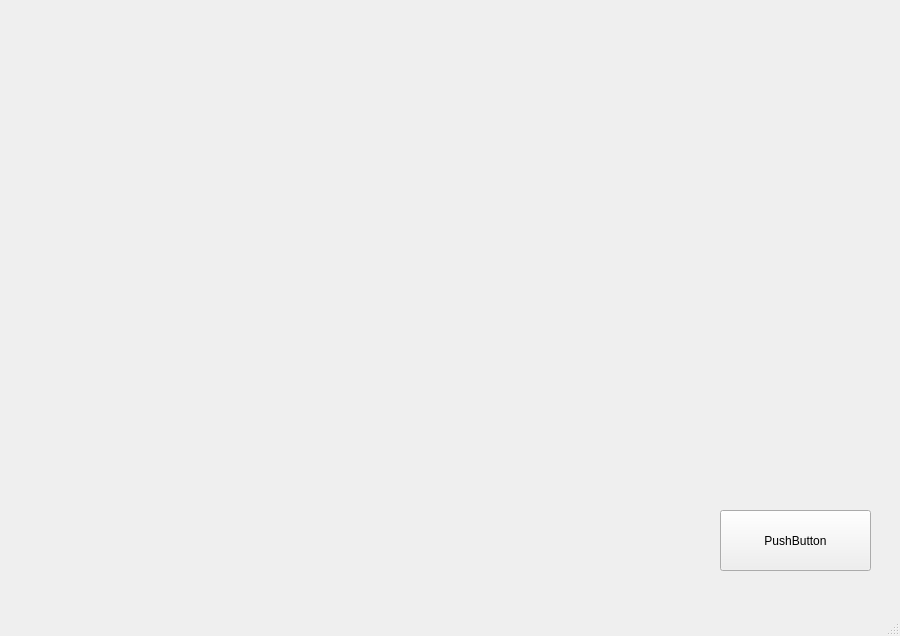
<?xml version="1.0" encoding="UTF-8"?>
<ui version="4.0">
 <class>MainWindow</class>
 <widget class="QMainWindow" name="MainWindow">
  <property name="geometry">
   <rect>
    <x>0</x>
    <y>0</y>
    <width>900</width>
    <height>636</height>
   </rect>
  </property>
  <property name="windowTitle">
   <string>MainWindow</string>
  </property>
  <widget class="QWidget" name="centralwidget">
   <widget class="QStackedWidget" name="stackedWidget">
    <property name="geometry">
     <rect>
      <x>30</x>
      <y>10</y>
      <width>871</width>
      <height>561</height>
     </rect>
    </property>
    <property name="currentIndex">
     <number>3</number>
    </property>
    <widget class="QWidget" name="TODLOGO">
     <widget class="QLabel" name="bg_tod">
      <property name="geometry">
       <rect>
        <x>-30</x>
        <y>0</y>
        <width>871</width>
        <height>561</height>
       </rect>
      </property>
      <property name="styleSheet">
       <string notr="true">background-image: url(:/bg1/1.gif);</string>
      </property>
      <property name="text">
       <string/>
      </property>
      <property name="pixmap">
       <pixmap>1.gif</pixmap>
      </property>
      <property name="scaledContents">
       <bool>true</bool>
      </property>
     </widget>
    </widget>
    <widget class="QWidget" name="Welcome">
     <widget class="QLabel" name="bg_welcome">
      <property name="geometry">
       <rect>
        <x>-30</x>
        <y>-10</y>
        <width>871</width>
        <height>581</height>
       </rect>
      </property>
      <property name="styleSheet">
       <string notr="true">background-image: url(:/newPrefix/02.jpg);</string>
      </property>
      <property name="text">
       <string/>
      </property>
      <property name="pixmap">
       <pixmap>02.jpg</pixmap>
      </property>
      <property name="scaledContents">
       <bool>true</bool>
      </property>
     </widget>
     <widget class="QPushButton" name="push_Button01">
      <property name="geometry">
       <rect>
        <x>690</x>
        <y>380</y>
        <width>151</width>
        <height>61</height>
       </rect>
      </property>
      <property name="text">
       <string>Next</string>
      </property>
     </widget>
    </widget>
    <widget class="QWidget" name="usertype">
     <widget class="QLabel" name="bg_visitor">
      <property name="geometry">
       <rect>
        <x>-10</x>
        <y>0</y>
        <width>851</width>
        <height>571</height>
       </rect>
      </property>
      <property name="styleSheet">
       <string notr="true">background-image: url(:/bg2/00.jpg);</string>
      </property>
      <property name="text">
       <string/>
      </property>
      <property name="pixmap">
       <pixmap>00.jpg</pixmap>
      </property>
      <property name="scaledContents">
       <bool>true</bool>
      </property>
     </widget>
     <widget class="QPushButton" name="push_Button01_2">
      <property name="geometry">
       <rect>
        <x>690</x>
        <y>380</y>
        <width>151</width>
        <height>61</height>
       </rect>
      </property>
      <property name="text">
       <string>PushButton</string>
      </property>
     </widget>
    </widget>
    <widget class="QWidget" name="identype">
     <widget class="QLabel" name="bg_iden">
      <property name="geometry">
       <rect>
        <x>0</x>
        <y>0</y>
        <width>841</width>
        <height>571</height>
       </rect>
      </property>
      <property name="styleSheet">
       <string notr="true">background-image: url(:/scan/03.gif);</string>
      </property>
      <property name="text">
       <string/>
      </property>
      <property name="pixmap">
       <pixmap>03.gif</pixmap>
      </property>
      <property name="scaledContents">
       <bool>true</bool>
      </property>
     </widget>
     <widget class="QPushButton" name="push_Button01_3">
      <property name="geometry">
       <rect>
        <x>690</x>
        <y>500</y>
        <width>151</width>
        <height>61</height>
       </rect>
      </property>
      <property name="text">
       <string>PushButton</string>
      </property>
     </widget>
    </widget>
    <widget class="QWidget" name="fingerprint">
     <widget class="QLabel" name="bg">
      <property name="geometry">
       <rect>
        <x>0</x>
        <y>0</y>
        <width>841</width>
        <height>571</height>
       </rect>
      </property>
      <property name="styleSheet">
       <string notr="true">background-image: url(:/bg1/1.gif);</string>
      </property>
      <property name="text">
       <string/>
      </property>
      <property name="pixmap">
       <pixmap resource="bg1.qrc">:/bg1/1.gif</pixmap>
      </property>
      <property name="scaledContents">
       <bool>true</bool>
      </property>
     </widget>
     <widget class="QLabel" name="icon_fingerprint">
      <property name="geometry">
       <rect>
        <x>320</x>
        <y>210</y>
        <width>201</width>
        <height>211</height>
       </rect>
      </property>
      <property name="styleSheet">
       <string notr="true">background-image: url(:/fingerprint/fingerprint-scanning-line-icon-vector-19563770.jpg);
background-color: rgb(255, 255, 255);</string>
      </property>
      <property name="text">
       <string/>
      </property>
      <property name="pixmap">
       <pixmap resource="bg1.qrc">:/fingerprint/fingerprint-scanning-line-icon-vector-19563770.jpg</pixmap>
      </property>
      <property name="scaledContents">
       <bool>true</bool>
      </property>
     </widget>
     <widget class="QPushButton" name="push_Button01_4">
      <property name="geometry">
       <rect>
        <x>690</x>
        <y>500</y>
        <width>151</width>
        <height>61</height>
       </rect>
      </property>
      <property name="text">
       <string>PushButton</string>
      </property>
     </widget>
    </widget>
    <widget class="QWidget" name="User_info">
     <widget class="QTextBrowser" name="Emp_section">
      <property name="geometry">
       <rect>
        <x>-20</x>
        <y>300</y>
        <width>821</width>
        <height>211</height>
       </rect>
      </property>
      <property name="styleSheet">
       <string notr="true">
background-color: rgb(29, 80, 109);</string>
      </property>
      <property name="html">
       <string>&lt;!DOCTYPE HTML PUBLIC &quot;-//W3C//DTD HTML 4.0//EN&quot; &quot;http://www.w3.org/TR/REC-html40/strict.dtd&quot;&gt;
&lt;html&gt;&lt;head&gt;&lt;meta name=&quot;qrichtext&quot; content=&quot;1&quot; /&gt;&lt;style type=&quot;text/css&quot;&gt;
p, li { white-space: pre-wrap; }
&lt;/style&gt;&lt;/head&gt;&lt;body style=&quot; font-family:'MS Shell Dlg 2'; font-size:8.25pt; font-weight:400; font-style:normal;&quot;&gt;
&lt;p style=&quot;-qt-paragraph-type:empty; margin-top:0px; margin-bottom:0px; margin-left:0px; margin-right:0px; -qt-block-indent:0; text-indent:0px;&quot;&gt;&lt;br /&gt;&lt;/p&gt;&lt;/body&gt;&lt;/html&gt;</string>
      </property>
     </widget>
     <widget class="QRadioButton" name="radio_out">
      <property name="geometry">
       <rect>
        <x>80</x>
        <y>200</y>
        <width>81</width>
        <height>51</height>
       </rect>
      </property>
      <property name="acceptDrops">
       <bool>false</bool>
      </property>
      <property name="styleSheet">
       <string notr="true">background-color: rgb(29, 80, 109);
font: 26pt &quot;MS Shell Dlg 2&quot;;</string>
      </property>
      <property name="text">
       <string>Out</string>
      </property>
      <property name="checked">
       <bool>false</bool>
      </property>
     </widget>
     <widget class="QTextBrowser" name="device_section">
      <property name="geometry">
       <rect>
        <x>0</x>
        <y>80</y>
        <width>821</width>
        <height>91</height>
       </rect>
      </property>
      <property name="styleSheet">
       <string notr="true">
background-color: rgb(29, 80, 109);</string>
      </property>
      <property name="html">
       <string>&lt;!DOCTYPE HTML PUBLIC &quot;-//W3C//DTD HTML 4.0//EN&quot; &quot;http://www.w3.org/TR/REC-html40/strict.dtd&quot;&gt;
&lt;html&gt;&lt;head&gt;&lt;meta name=&quot;qrichtext&quot; content=&quot;1&quot; /&gt;&lt;style type=&quot;text/css&quot;&gt;
p, li { white-space: pre-wrap; }
&lt;/style&gt;&lt;/head&gt;&lt;body style=&quot; font-family:'MS Shell Dlg 2'; font-size:8.25pt; font-weight:400; font-style:normal;&quot;&gt;
&lt;p style=&quot;-qt-paragraph-type:empty; margin-top:0px; margin-bottom:0px; margin-left:0px; margin-right:0px; -qt-block-indent:0; text-indent:0px;&quot;&gt;&lt;br /&gt;&lt;/p&gt;
&lt;p style=&quot; margin-top:0px; margin-bottom:0px; margin-left:0px; margin-right:0px; -qt-block-indent:0; text-indent:0px;&quot;&gt;&lt;span style=&quot; font-size:22pt; color:#ffffff;&quot;&gt;Device Type&lt;/span&gt;&lt;/p&gt;&lt;/body&gt;&lt;/html&gt;</string>
      </property>
     </widget>
     <widget class="QLabel" name="Emp_name">
      <property name="geometry">
       <rect>
        <x>460</x>
        <y>90</y>
        <width>241</width>
        <height>61</height>
       </rect>
      </property>
      <property name="styleSheet">
       <string notr="true">font: 28pt &quot;MS Shell Dlg 2&quot;;
</string>
      </property>
      <property name="text">
       <string>Emp_Name</string>
      </property>
      <property name="scaledContents">
       <bool>false</bool>
      </property>
      <property name="alignment">
       <set>Qt::AlignLeading|Qt::AlignLeft|Qt::AlignVCenter</set>
      </property>
      <property name="indent">
       <number>0</number>
      </property>
     </widget>
     <widget class="QTextBrowser" name="DateandTime">
      <property name="geometry">
       <rect>
        <x>0</x>
        <y>10</y>
        <width>821</width>
        <height>61</height>
       </rect>
      </property>
      <property name="styleSheet">
       <string notr="true">
background-color: rgb(29, 80, 109);</string>
      </property>
      <property name="html">
       <string>&lt;!DOCTYPE HTML PUBLIC &quot;-//W3C//DTD HTML 4.0//EN&quot; &quot;http://www.w3.org/TR/REC-html40/strict.dtd&quot;&gt;
&lt;html&gt;&lt;head&gt;&lt;meta name=&quot;qrichtext&quot; content=&quot;1&quot; /&gt;&lt;style type=&quot;text/css&quot;&gt;
p, li { white-space: pre-wrap; }
&lt;/style&gt;&lt;/head&gt;&lt;body style=&quot; font-family:'MS Shell Dlg 2'; font-size:8.25pt; font-weight:400; font-style:normal;&quot;&gt;
&lt;p style=&quot; margin-top:0px; margin-bottom:0px; margin-left:0px; margin-right:0px; -qt-block-indent:0; text-indent:0px;&quot;&gt;&lt;span style=&quot; font-size:26pt; color:#ffffff;&quot;&gt;01/15/2020      08:40&lt;/span&gt;&lt;/p&gt;&lt;/body&gt;&lt;/html&gt;</string>
      </property>
     </widget>
     <widget class="QRadioButton" name="radio_in">
      <property name="geometry">
       <rect>
        <x>0</x>
        <y>200</y>
        <width>81</width>
        <height>51</height>
       </rect>
      </property>
      <property name="acceptDrops">
       <bool>false</bool>
      </property>
      <property name="styleSheet">
       <string notr="true">background-color: rgb(29, 80, 109);
font: 26pt &quot;MS Shell Dlg 2&quot;;</string>
      </property>
      <property name="text">
       <string>In</string>
      </property>
      <property name="checked">
       <bool>false</bool>
      </property>
     </widget>
     <widget class="QTextBrowser" name="Dept">
      <property name="geometry">
       <rect>
        <x>400</x>
        <y>180</y>
        <width>331</width>
        <height>81</height>
       </rect>
      </property>
      <property name="styleSheet">
       <string notr="true">background-color: rgb(0, 0, 0);</string>
      </property>
      <property name="html">
       <string>&lt;!DOCTYPE HTML PUBLIC &quot;-//W3C//DTD HTML 4.0//EN&quot; &quot;http://www.w3.org/TR/REC-html40/strict.dtd&quot;&gt;
&lt;html&gt;&lt;head&gt;&lt;meta name=&quot;qrichtext&quot; content=&quot;1&quot; /&gt;&lt;style type=&quot;text/css&quot;&gt;
p, li { white-space: pre-wrap; }
&lt;/style&gt;&lt;/head&gt;&lt;body style=&quot; font-family:'MS Shell Dlg 2'; font-size:8.25pt; font-weight:400; font-style:normal;&quot;&gt;
&lt;p style=&quot; margin-top:0px; margin-bottom:0px; margin-left:0px; margin-right:0px; -qt-block-indent:0; text-indent:0px;&quot;&gt;&lt;span style=&quot; font-size:22pt; color:#ffffff;&quot;&gt;Dept  : Accounting &lt;/span&gt;&lt;/p&gt;&lt;/body&gt;&lt;/html&gt;</string>
      </property>
     </widget>
     <widget class="QLabel" name="Emp_pic">
      <property name="geometry">
       <rect>
        <x>10</x>
        <y>340</y>
        <width>171</width>
        <height>161</height>
       </rect>
      </property>
      <property name="styleSheet">
       <string notr="true">image: url(:/image/users-vector-icon-png_260862.jpg);</string>
      </property>
      <property name="text">
       <string/>
      </property>
     </widget>
     <widget class="QLabel" name="Emp_message">
      <property name="geometry">
       <rect>
        <x>230</x>
        <y>420</y>
        <width>321</width>
        <height>71</height>
       </rect>
      </property>
      <property name="styleSheet">
       <string notr="true">font: 28pt &quot;MS Shell Dlg 2&quot;;
</string>
      </property>
      <property name="text">
       <string>Emp_Message</string>
      </property>
      <property name="scaledContents">
       <bool>false</bool>
      </property>
      <property name="alignment">
       <set>Qt::AlignLeading|Qt::AlignLeft|Qt::AlignVCenter</set>
      </property>
      <property name="indent">
       <number>0</number>
      </property>
     </widget>
     <widget class="QLabel" name="bg_2">
      <property name="geometry">
       <rect>
        <x>0</x>
        <y>0</y>
        <width>841</width>
        <height>561</height>
       </rect>
      </property>
      <property name="styleSheet">
       <string notr="true">background-color: rgb(66, 164, 255);</string>
      </property>
      <property name="text">
       <string/>
      </property>
      <property name="pixmap">
       <pixmap resource="bg1.qrc">:/bg1/1.gif</pixmap>
      </property>
      <property name="scaledContents">
       <bool>true</bool>
      </property>
     </widget>
     <widget class="QLabel" name="device_type">
      <property name="geometry">
       <rect>
        <x>190</x>
        <y>100</y>
        <width>161</width>
        <height>41</height>
       </rect>
      </property>
      <property name="whatsThis">
       <string>&lt;html&gt;&lt;head/&gt;&lt;body&gt;&lt;p&gt;&lt;span style=&quot; font-size:22pt;&quot;&gt;Device_type&lt;/span&gt;&lt;/p&gt;&lt;/body&gt;&lt;/html&gt;</string>
      </property>
      <property name="styleSheet">
       <string notr="true">font: 22pt &quot;MS Shell Dlg 2&quot;;</string>
      </property>
      <property name="text">
       <string>Device_type</string>
      </property>
     </widget>
     <widget class="QPushButton" name="push_Button01_5">
      <property name="geometry">
       <rect>
        <x>690</x>
        <y>500</y>
        <width>151</width>
        <height>61</height>
       </rect>
      </property>
      <property name="text">
       <string>PushButton</string>
      </property>
     </widget>
     <zorder>bg_2</zorder>
     <zorder>Emp_section</zorder>
     <zorder>radio_out</zorder>
     <zorder>device_section</zorder>
     <zorder>Emp_name</zorder>
     <zorder>DateandTime</zorder>
     <zorder>radio_in</zorder>
     <zorder>Dept</zorder>
     <zorder>Emp_pic</zorder>
     <zorder>Emp_message</zorder>
     <zorder>device_type</zorder>
     <zorder>push_Button01_5</zorder>
    </widget>
    <widget class="QWidget" name="blow">
     <widget class="QLabel" name="bg_blow">
      <property name="geometry">
       <rect>
        <x>0</x>
        <y>0</y>
        <width>841</width>
        <height>561</height>
       </rect>
      </property>
      <property name="styleSheet">
       <string notr="true">
background-image: url(:/blow/05.gif);</string>
      </property>
      <property name="text">
       <string/>
      </property>
      <property name="pixmap">
       <pixmap resource="bg1.qrc">:/blow/05.gif</pixmap>
      </property>
      <property name="scaledContents">
       <bool>true</bool>
      </property>
     </widget>
     <widget class="QPushButton" name="push_Button01_6">
      <property name="geometry">
       <rect>
        <x>690</x>
        <y>500</y>
        <width>151</width>
        <height>61</height>
       </rect>
      </property>
      <property name="text">
       <string>PushButton</string>
      </property>
     </widget>
    </widget>
    <widget class="QWidget" name="User_result">
     <widget class="QLabel" name="label_5">
      <property name="geometry">
       <rect>
        <x>0</x>
        <y>0</y>
        <width>841</width>
        <height>561</height>
       </rect>
      </property>
      <property name="styleSheet">
       <string notr="true">background-color: rgb(66, 164, 255);</string>
      </property>
      <property name="text">
       <string/>
      </property>
      <property name="pixmap">
       <pixmap resource="bg1.qrc">:/bg1/1.gif</pixmap>
      </property>
      <property name="scaledContents">
       <bool>true</bool>
      </property>
     </widget>
     <widget class="QTextBrowser" name="Dateandtime">
      <property name="geometry">
       <rect>
        <x>10</x>
        <y>10</y>
        <width>821</width>
        <height>61</height>
       </rect>
      </property>
      <property name="styleSheet">
       <string notr="true">
background-color: rgb(29, 80, 109);</string>
      </property>
      <property name="html">
       <string>&lt;!DOCTYPE HTML PUBLIC &quot;-//W3C//DTD HTML 4.0//EN&quot; &quot;http://www.w3.org/TR/REC-html40/strict.dtd&quot;&gt;
&lt;html&gt;&lt;head&gt;&lt;meta name=&quot;qrichtext&quot; content=&quot;1&quot; /&gt;&lt;style type=&quot;text/css&quot;&gt;
p, li { white-space: pre-wrap; }
&lt;/style&gt;&lt;/head&gt;&lt;body style=&quot; font-family:'MS Shell Dlg 2'; font-size:8.25pt; font-weight:400; font-style:normal;&quot;&gt;
&lt;p style=&quot; margin-top:0px; margin-bottom:0px; margin-left:0px; margin-right:0px; -qt-block-indent:0; text-indent:0px;&quot;&gt;&lt;span style=&quot; font-size:26pt; color:#ffffff;&quot;&gt;01/15/2020      08:40&lt;/span&gt;&lt;/p&gt;&lt;/body&gt;&lt;/html&gt;</string>
      </property>
     </widget>
     <widget class="QTextBrowser" name="device_section_2">
      <property name="geometry">
       <rect>
        <x>10</x>
        <y>80</y>
        <width>821</width>
        <height>91</height>
       </rect>
      </property>
      <property name="styleSheet">
       <string notr="true">
background-color: rgb(29, 80, 109);</string>
      </property>
      <property name="html">
       <string>&lt;!DOCTYPE HTML PUBLIC &quot;-//W3C//DTD HTML 4.0//EN&quot; &quot;http://www.w3.org/TR/REC-html40/strict.dtd&quot;&gt;
&lt;html&gt;&lt;head&gt;&lt;meta name=&quot;qrichtext&quot; content=&quot;1&quot; /&gt;&lt;style type=&quot;text/css&quot;&gt;
p, li { white-space: pre-wrap; }
&lt;/style&gt;&lt;/head&gt;&lt;body style=&quot; font-family:'MS Shell Dlg 2'; font-size:8.25pt; font-weight:400; font-style:normal;&quot;&gt;
&lt;p style=&quot;-qt-paragraph-type:empty; margin-top:0px; margin-bottom:0px; margin-left:0px; margin-right:0px; -qt-block-indent:0; text-indent:0px;&quot;&gt;&lt;br /&gt;&lt;/p&gt;
&lt;p style=&quot; margin-top:0px; margin-bottom:0px; margin-left:0px; margin-right:0px; -qt-block-indent:0; text-indent:0px;&quot;&gt;&lt;span style=&quot; font-size:22pt; color:#ffffff;&quot;&gt;Device Type&lt;/span&gt;&lt;/p&gt;&lt;/body&gt;&lt;/html&gt;</string>
      </property>
     </widget>
     <widget class="QTextBrowser" name="textBrowser_3">
      <property name="geometry">
       <rect>
        <x>-10</x>
        <y>300</y>
        <width>821</width>
        <height>211</height>
       </rect>
      </property>
      <property name="styleSheet">
       <string notr="true">
background-color: rgb(29, 80, 109);</string>
      </property>
      <property name="html">
       <string>&lt;!DOCTYPE HTML PUBLIC &quot;-//W3C//DTD HTML 4.0//EN&quot; &quot;http://www.w3.org/TR/REC-html40/strict.dtd&quot;&gt;
&lt;html&gt;&lt;head&gt;&lt;meta name=&quot;qrichtext&quot; content=&quot;1&quot; /&gt;&lt;style type=&quot;text/css&quot;&gt;
p, li { white-space: pre-wrap; }
&lt;/style&gt;&lt;/head&gt;&lt;body style=&quot; font-family:'MS Shell Dlg 2'; font-size:8.25pt; font-weight:400; font-style:normal;&quot;&gt;
&lt;p style=&quot;-qt-paragraph-type:empty; margin-top:0px; margin-bottom:0px; margin-left:0px; margin-right:0px; -qt-block-indent:0; text-indent:0px;&quot;&gt;&lt;br /&gt;&lt;/p&gt;&lt;/body&gt;&lt;/html&gt;</string>
      </property>
     </widget>
     <widget class="QTextBrowser" name="Dept_2">
      <property name="geometry">
       <rect>
        <x>410</x>
        <y>180</y>
        <width>331</width>
        <height>81</height>
       </rect>
      </property>
      <property name="styleSheet">
       <string notr="true">background-color: rgb(0, 0, 0);</string>
      </property>
      <property name="html">
       <string>&lt;!DOCTYPE HTML PUBLIC &quot;-//W3C//DTD HTML 4.0//EN&quot; &quot;http://www.w3.org/TR/REC-html40/strict.dtd&quot;&gt;
&lt;html&gt;&lt;head&gt;&lt;meta name=&quot;qrichtext&quot; content=&quot;1&quot; /&gt;&lt;style type=&quot;text/css&quot;&gt;
p, li { white-space: pre-wrap; }
&lt;/style&gt;&lt;/head&gt;&lt;body style=&quot; font-family:'MS Shell Dlg 2'; font-size:8.25pt; font-weight:400; font-style:normal;&quot;&gt;
&lt;p style=&quot; margin-top:0px; margin-bottom:0px; margin-left:0px; margin-right:0px; -qt-block-indent:0; text-indent:0px;&quot;&gt;&lt;span style=&quot; font-size:22pt; color:#ffffff;&quot;&gt;Dept  : Accounting &lt;/span&gt;&lt;/p&gt;&lt;/body&gt;&lt;/html&gt;</string>
      </property>
     </widget>
     <widget class="QLabel" name="Emp_pic_2">
      <property name="geometry">
       <rect>
        <x>20</x>
        <y>340</y>
        <width>171</width>
        <height>161</height>
       </rect>
      </property>
      <property name="styleSheet">
       <string notr="true">image: url(:/image/users-vector-icon-png_260862.jpg);</string>
      </property>
      <property name="text">
       <string/>
      </property>
     </widget>
     <widget class="QLabel" name="Emp_name_2">
      <property name="geometry">
       <rect>
        <x>450</x>
        <y>90</y>
        <width>241</width>
        <height>61</height>
       </rect>
      </property>
      <property name="styleSheet">
       <string notr="true">font: 28pt &quot;MS Shell Dlg 2&quot;;
</string>
      </property>
      <property name="text">
       <string>Emp_Name</string>
      </property>
      <property name="scaledContents">
       <bool>false</bool>
      </property>
      <property name="alignment">
       <set>Qt::AlignLeading|Qt::AlignLeft|Qt::AlignVCenter</set>
      </property>
      <property name="indent">
       <number>0</number>
      </property>
     </widget>
     <widget class="QLabel" name="device_type_2">
      <property name="geometry">
       <rect>
        <x>200</x>
        <y>103</y>
        <width>161</width>
        <height>41</height>
       </rect>
      </property>
      <property name="whatsThis">
       <string>&lt;html&gt;&lt;head/&gt;&lt;body&gt;&lt;p&gt;&lt;span style=&quot; font-size:22pt;&quot;&gt;Device_type&lt;/span&gt;&lt;/p&gt;&lt;/body&gt;&lt;/html&gt;</string>
      </property>
      <property name="styleSheet">
       <string notr="true">font: 22pt &quot;MS Shell Dlg 2&quot;;</string>
      </property>
      <property name="text">
       <string>Device_type</string>
      </property>
     </widget>
     <widget class="QLabel" name="result_Alch">
      <property name="geometry">
       <rect>
        <x>220</x>
        <y>320</y>
        <width>141</width>
        <height>71</height>
       </rect>
      </property>
      <property name="styleSheet">
       <string notr="true">background-color: rgb(85, 255, 0);</string>
      </property>
      <property name="text">
       <string/>
      </property>
     </widget>
     <widget class="QLabel" name="result_temp">
      <property name="geometry">
       <rect>
        <x>390</x>
        <y>320</y>
        <width>161</width>
        <height>71</height>
       </rect>
      </property>
      <property name="styleSheet">
       <string notr="true">background-color: rgb(170, 170, 170);</string>
      </property>
      <property name="text">
       <string/>
      </property>
     </widget>
     <widget class="QLabel" name="Emp_message_2">
      <property name="geometry">
       <rect>
        <x>220</x>
        <y>420</y>
        <width>321</width>
        <height>71</height>
       </rect>
      </property>
      <property name="styleSheet">
       <string notr="true">font: 28pt &quot;MS Shell Dlg 2&quot;;
</string>
      </property>
      <property name="text">
       <string>Emp_Message</string>
      </property>
      <property name="scaledContents">
       <bool>false</bool>
      </property>
      <property name="alignment">
       <set>Qt::AlignLeading|Qt::AlignLeft|Qt::AlignVCenter</set>
      </property>
      <property name="indent">
       <number>0</number>
      </property>
     </widget>
     <widget class="QRadioButton" name="radio_in_2">
      <property name="geometry">
       <rect>
        <x>10</x>
        <y>200</y>
        <width>81</width>
        <height>51</height>
       </rect>
      </property>
      <property name="acceptDrops">
       <bool>false</bool>
      </property>
      <property name="styleSheet">
       <string notr="true">background-color: rgb(29, 80, 109);
font: 26pt &quot;MS Shell Dlg 2&quot;;</string>
      </property>
      <property name="text">
       <string>In</string>
      </property>
      <property name="checked">
       <bool>false</bool>
      </property>
     </widget>
     <widget class="QRadioButton" name="radio_out_2">
      <property name="geometry">
       <rect>
        <x>90</x>
        <y>200</y>
        <width>81</width>
        <height>51</height>
       </rect>
      </property>
      <property name="acceptDrops">
       <bool>false</bool>
      </property>
      <property name="styleSheet">
       <string notr="true">background-color: rgb(29, 80, 109);
font: 26pt &quot;MS Shell Dlg 2&quot;;</string>
      </property>
      <property name="text">
       <string>Out</string>
      </property>
      <property name="checked">
       <bool>false</bool>
      </property>
     </widget>
     <widget class="QPushButton" name="push_Button01_7">
      <property name="geometry">
       <rect>
        <x>690</x>
        <y>500</y>
        <width>151</width>
        <height>61</height>
       </rect>
      </property>
      <property name="text">
       <string>PushButton</string>
      </property>
     </widget>
    </widget>
    <widget class="QWidget" name="clean">
     <widget class="QLabel" name="bg_3">
      <property name="geometry">
       <rect>
        <x>0</x>
        <y>0</y>
        <width>841</width>
        <height>561</height>
       </rect>
      </property>
      <property name="styleSheet">
       <string notr="true">background-image: url(:/bg1/1.gif);</string>
      </property>
      <property name="text">
       <string/>
      </property>
      <property name="pixmap">
       <pixmap resource="bg1.qrc">:/bg1/1.gif</pixmap>
      </property>
      <property name="scaledContents">
       <bool>true</bool>
      </property>
     </widget>
     <widget class="QLabel" name="message">
      <property name="geometry">
       <rect>
        <x>90</x>
        <y>180</y>
        <width>731</width>
        <height>251</height>
       </rect>
      </property>
      <property name="whatsThis">
       <string>&lt;html&gt;&lt;head/&gt;&lt;body&gt;&lt;p&gt;&lt;span style=&quot; color:#ffffff;&quot;&gt;กรุณาล้างมือด้วย&lt;/span&gt;&lt;/p&gt;&lt;p&gt;&lt;span style=&quot; color:#ffffff;&quot;&gt;แอลกอฮอล์ด้านล่าง&lt;/span&gt;&lt;/p&gt;&lt;/body&gt;&lt;/html&gt;</string>
      </property>
      <property name="styleSheet">
       <string notr="true">color: rgb(255, 255, 255);
font: 36pt &quot;MS Shell Dlg 2&quot;;</string>
      </property>
      <property name="text">
       <string>กรุณาล้างมือด้วยแอลกอฮอลข้างล่าง</string>
      </property>
      <property name="scaledContents">
       <bool>false</bool>
      </property>
     </widget>
     <widget class="QPushButton" name="push_Button01_8">
      <property name="geometry">
       <rect>
        <x>690</x>
        <y>500</y>
        <width>151</width>
        <height>61</height>
       </rect>
      </property>
      <property name="text">
       <string>PushButton</string>
      </property>
     </widget>
    </widget>
    <widget class="QWidget" name="User_pass">
     <widget class="QLabel" name="bg_4">
      <property name="geometry">
       <rect>
        <x>0</x>
        <y>0</y>
        <width>841</width>
        <height>561</height>
       </rect>
      </property>
      <property name="styleSheet">
       <string notr="true">background-color: rgb(66, 164, 255);</string>
      </property>
      <property name="text">
       <string/>
      </property>
      <property name="pixmap">
       <pixmap resource="bg1.qrc">:/bg1/1.gif</pixmap>
      </property>
      <property name="scaledContents">
       <bool>true</bool>
      </property>
     </widget>
     <widget class="QTextBrowser" name="DateandTime_2">
      <property name="geometry">
       <rect>
        <x>10</x>
        <y>10</y>
        <width>821</width>
        <height>61</height>
       </rect>
      </property>
      <property name="styleSheet">
       <string notr="true">
background-color: rgb(29, 80, 109);</string>
      </property>
      <property name="html">
       <string>&lt;!DOCTYPE HTML PUBLIC &quot;-//W3C//DTD HTML 4.0//EN&quot; &quot;http://www.w3.org/TR/REC-html40/strict.dtd&quot;&gt;
&lt;html&gt;&lt;head&gt;&lt;meta name=&quot;qrichtext&quot; content=&quot;1&quot; /&gt;&lt;style type=&quot;text/css&quot;&gt;
p, li { white-space: pre-wrap; }
&lt;/style&gt;&lt;/head&gt;&lt;body style=&quot; font-family:'MS Shell Dlg 2'; font-size:8.25pt; font-weight:400; font-style:normal;&quot;&gt;
&lt;p style=&quot; margin-top:0px; margin-bottom:0px; margin-left:0px; margin-right:0px; -qt-block-indent:0; text-indent:0px;&quot;&gt;&lt;span style=&quot; font-size:26pt; color:#ffffff;&quot;&gt;01/15/2020      08:40&lt;/span&gt;&lt;/p&gt;&lt;/body&gt;&lt;/html&gt;</string>
      </property>
     </widget>
     <widget class="QTextBrowser" name="device_section_3">
      <property name="geometry">
       <rect>
        <x>10</x>
        <y>90</y>
        <width>821</width>
        <height>91</height>
       </rect>
      </property>
      <property name="styleSheet">
       <string notr="true">
background-color: rgb(29, 80, 109);</string>
      </property>
      <property name="html">
       <string>&lt;!DOCTYPE HTML PUBLIC &quot;-//W3C//DTD HTML 4.0//EN&quot; &quot;http://www.w3.org/TR/REC-html40/strict.dtd&quot;&gt;
&lt;html&gt;&lt;head&gt;&lt;meta name=&quot;qrichtext&quot; content=&quot;1&quot; /&gt;&lt;style type=&quot;text/css&quot;&gt;
p, li { white-space: pre-wrap; }
&lt;/style&gt;&lt;/head&gt;&lt;body style=&quot; font-family:'MS Shell Dlg 2'; font-size:8.25pt; font-weight:400; font-style:normal;&quot;&gt;
&lt;p style=&quot;-qt-paragraph-type:empty; margin-top:0px; margin-bottom:0px; margin-left:0px; margin-right:0px; -qt-block-indent:0; text-indent:0px;&quot;&gt;&lt;br /&gt;&lt;/p&gt;
&lt;p style=&quot; margin-top:0px; margin-bottom:0px; margin-left:0px; margin-right:0px; -qt-block-indent:0; text-indent:0px;&quot;&gt;&lt;span style=&quot; font-size:22pt; color:#ffffff;&quot;&gt;Device Type&lt;/span&gt;&lt;/p&gt;&lt;/body&gt;&lt;/html&gt;</string>
      </property>
     </widget>
     <widget class="QTextBrowser" name="emp_section">
      <property name="geometry">
       <rect>
        <x>10</x>
        <y>290</y>
        <width>821</width>
        <height>211</height>
       </rect>
      </property>
      <property name="styleSheet">
       <string notr="true">
background-color: rgb(29, 80, 109);</string>
      </property>
      <property name="html">
       <string>&lt;!DOCTYPE HTML PUBLIC &quot;-//W3C//DTD HTML 4.0//EN&quot; &quot;http://www.w3.org/TR/REC-html40/strict.dtd&quot;&gt;
&lt;html&gt;&lt;head&gt;&lt;meta name=&quot;qrichtext&quot; content=&quot;1&quot; /&gt;&lt;style type=&quot;text/css&quot;&gt;
p, li { white-space: pre-wrap; }
&lt;/style&gt;&lt;/head&gt;&lt;body style=&quot; font-family:'MS Shell Dlg 2'; font-size:8.25pt; font-weight:400; font-style:normal;&quot;&gt;
&lt;p style=&quot;-qt-paragraph-type:empty; margin-top:0px; margin-bottom:0px; margin-left:0px; margin-right:0px; -qt-block-indent:0; text-indent:0px;&quot;&gt;&lt;br /&gt;&lt;/p&gt;&lt;/body&gt;&lt;/html&gt;</string>
      </property>
     </widget>
     <widget class="QLabel" name="emp_pic">
      <property name="geometry">
       <rect>
        <x>30</x>
        <y>320</y>
        <width>171</width>
        <height>161</height>
       </rect>
      </property>
      <property name="styleSheet">
       <string notr="true">image: url(:/image/users-vector-icon-png_260862.jpg);</string>
      </property>
      <property name="text">
       <string/>
      </property>
     </widget>
     <widget class="QLabel" name="result_temp_2">
      <property name="geometry">
       <rect>
        <x>400</x>
        <y>320</y>
        <width>161</width>
        <height>71</height>
       </rect>
      </property>
      <property name="styleSheet">
       <string notr="true">background-color: rgb(170, 170, 170);</string>
      </property>
      <property name="text">
       <string/>
      </property>
     </widget>
     <widget class="QLabel" name="result_alch">
      <property name="geometry">
       <rect>
        <x>230</x>
        <y>320</y>
        <width>141</width>
        <height>71</height>
       </rect>
      </property>
      <property name="styleSheet">
       <string notr="true">background-color: rgb(85, 255, 0);</string>
      </property>
      <property name="text">
       <string/>
      </property>
     </widget>
     <widget class="QLabel" name="emp_message">
      <property name="geometry">
       <rect>
        <x>230</x>
        <y>410</y>
        <width>321</width>
        <height>71</height>
       </rect>
      </property>
      <property name="styleSheet">
       <string notr="true">font: 28pt &quot;MS Shell Dlg 2&quot;;
</string>
      </property>
      <property name="text">
       <string>Emp_Message</string>
      </property>
      <property name="scaledContents">
       <bool>false</bool>
      </property>
      <property name="alignment">
       <set>Qt::AlignLeading|Qt::AlignLeft|Qt::AlignVCenter</set>
      </property>
      <property name="indent">
       <number>0</number>
      </property>
     </widget>
     <widget class="QTextBrowser" name="dept">
      <property name="geometry">
       <rect>
        <x>430</x>
        <y>190</y>
        <width>331</width>
        <height>81</height>
       </rect>
      </property>
      <property name="styleSheet">
       <string notr="true">background-color: rgb(0, 0, 0);</string>
      </property>
      <property name="html">
       <string>&lt;!DOCTYPE HTML PUBLIC &quot;-//W3C//DTD HTML 4.0//EN&quot; &quot;http://www.w3.org/TR/REC-html40/strict.dtd&quot;&gt;
&lt;html&gt;&lt;head&gt;&lt;meta name=&quot;qrichtext&quot; content=&quot;1&quot; /&gt;&lt;style type=&quot;text/css&quot;&gt;
p, li { white-space: pre-wrap; }
&lt;/style&gt;&lt;/head&gt;&lt;body style=&quot; font-family:'MS Shell Dlg 2'; font-size:8.25pt; font-weight:400; font-style:normal;&quot;&gt;
&lt;p style=&quot; margin-top:0px; margin-bottom:0px; margin-left:0px; margin-right:0px; -qt-block-indent:0; text-indent:0px;&quot;&gt;&lt;span style=&quot; font-size:22pt; color:#ffffff;&quot;&gt;Dept  : Accounting &lt;/span&gt;&lt;/p&gt;&lt;/body&gt;&lt;/html&gt;</string>
      </property>
     </widget>
     <widget class="QLabel" name="PASS">
      <property name="geometry">
       <rect>
        <x>210</x>
        <y>170</y>
        <width>241</width>
        <height>121</height>
       </rect>
      </property>
      <property name="whatsThis">
       <string>&lt;html&gt;&lt;head/&gt;&lt;body&gt;&lt;p&gt;&lt;span style=&quot; color:#55ff7f;&quot;&gt;PASS&lt;/span&gt;&lt;/p&gt;&lt;/body&gt;&lt;/html&gt;</string>
      </property>
      <property name="styleSheet">
       <string notr="true">color: rgb(85, 255, 0);
font: 48pt &quot;MS Shell Dlg 2&quot;;
</string>
      </property>
      <property name="text">
       <string>Pass</string>
      </property>
     </widget>
     <widget class="QRadioButton" name="radio_in_3">
      <property name="geometry">
       <rect>
        <x>10</x>
        <y>200</y>
        <width>81</width>
        <height>51</height>
       </rect>
      </property>
      <property name="acceptDrops">
       <bool>false</bool>
      </property>
      <property name="styleSheet">
       <string notr="true">background-color: rgb(29, 80, 109);
font: 26pt &quot;MS Shell Dlg 2&quot;;</string>
      </property>
      <property name="text">
       <string>In</string>
      </property>
      <property name="checked">
       <bool>false</bool>
      </property>
     </widget>
     <widget class="QRadioButton" name="radio_out_3">
      <property name="geometry">
       <rect>
        <x>90</x>
        <y>200</y>
        <width>81</width>
        <height>51</height>
       </rect>
      </property>
      <property name="acceptDrops">
       <bool>false</bool>
      </property>
      <property name="styleSheet">
       <string notr="true">background-color: rgb(29, 80, 109);
font: 26pt &quot;MS Shell Dlg 2&quot;;</string>
      </property>
      <property name="text">
       <string>Out</string>
      </property>
      <property name="checked">
       <bool>false</bool>
      </property>
     </widget>
     <widget class="QPushButton" name="push_Button01_9">
      <property name="geometry">
       <rect>
        <x>690</x>
        <y>500</y>
        <width>151</width>
        <height>61</height>
       </rect>
      </property>
      <property name="text">
       <string>PushButton</string>
      </property>
     </widget>
    </widget>
   </widget>
  </widget>
  <widget class="QMenuBar" name="menubar">
   <property name="geometry">
    <rect>
     <x>0</x>
     <y>0</y>
     <width>900</width>
     <height>21</height>
    </rect>
   </property>
  </widget>
  <widget class="QStatusBar" name="statusbar"/>
 </widget>
 <resources>
  <include location="bg1.qrc"/>
 </resources>
 <connections/>
</ui>
